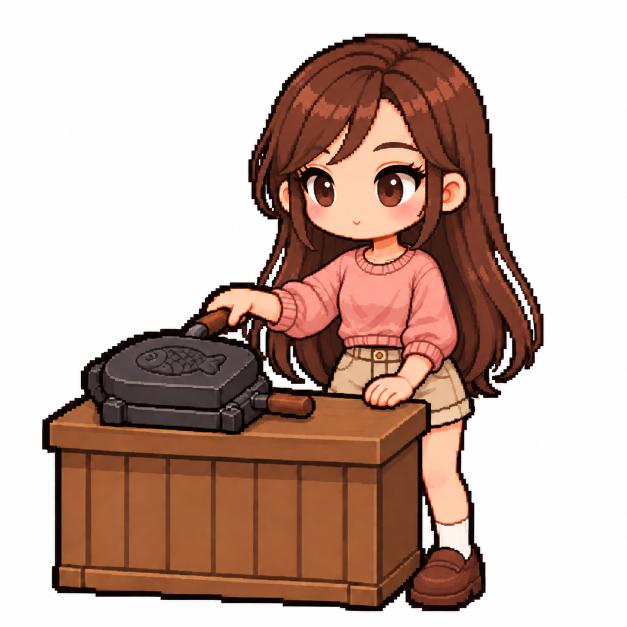
#> input picture 3_art/추가 생성 이미지 2/cook/girl_3_top_pinksweater.png, 1254 x 1254 px (shown at 1/2 size)
$ python -i avatar_layers.py   (imports and definitions only)
#> lines starting #> are read from the running program, lines starting #| are printed output that depends on the picture
"""Turns the vendor's art into small, separately placed layers.

Three jobs, all safe to run again:

  trim   Cuts the empty margin off every assets/images/avatar/<character>/
         *.png that is still a full 280x520 canvas, and remembers where
         the cut-out sat on the canvas. The game draws each file back at
         that spot, so nothing moves.

  face   Makes the eye and mouth frames that the game lays over the faces
         already drawn into the art (avatar/<character>/base.png from the
         front, cook/girl_1..6.png from the side):
           parts/<character>_<view>_eyes_half.png    eyes half shut
           parts/<character>_<view>_eyes_closed.png  eyes shut
           parts/<character>_<view>_mouth_small.png  mouth a little open
           parts/<character>_<view>_mouth_wide.png   mouth wide open
         Each part covers the drawn eyes or mouth with skin from around
         it (so the face below needs no change) and draws the new shape.
         The open eyes and closed smile are the art itself: no file.
         For the side frames the head moves between frames, so each
         frame's eyes and mouth are found by matching frame 2's face.

  worn   Makes item layers from pictures of the vendor WEARING the item
         (이미지/추가 생성 이미지/avatar/<character>/<slot>_<id>.png), so
         an item on the rig looks as it does when worn: a hat comes with
         the hair it presses down. Each picture is laid over the base
         figure (matched on the body below the head, which items there do
         not change) and only what changed inside the item's rows is kept:
           avatar/<character>/<slot>_<id>.png      the worn item (+ hair)
           avatar/<character>/<slot>_<id>_cut.png  base pixels the worn
                                                   picture no longer shows
                                                   (erased under the item)
         The face (eyes, mouth) is never taken, so the face layers keep
         working. Items drawn only flat (no worn picture) keep their art.

All write tools/avatar_layers.json (every number below) and the
generated lib/avatar_atlas.dart that the game reads.

Run from the project root:   python tools/avatar_layers.py [face] [worn] [trim]
(no argument runs all three in that order). Add --preview to save checking sheets to
build/avatar_layers/.
"""
import json
import sys
from pathlib import Path

import numpy as np
from PIL import Image, ImageDraw

ROOT = Path(__file__).resolve().parent.parent
IMAGES = ROOT / 'assets' / 'images'
DATA = ROOT / 'tools' / 'avatar_layers.json'
DART = ROOT / 'lib' / 'avatar_atlas.dart'
PREVIEW = ROOT / 'build' / 'avatar_layers'

CANVAS = (280, 520)  # every front layer's canvas (tools/concept_avatar.py)
PAD = 1  # transparent pixels kept around a trimmed image (smooth edges)

# Faces drawn into the art, in that image's pixels. Boxes are (l, t, r, b)
# and must hold only the eye or mouth and skin around it; centres are where
# the part is anchored. Measured on gridded zooms of each image.
FACES = {
    'girl_front': dict(
        image='avatar/girl/base.png',
        eyes=[((100, 137, 137, 174), (118, 157)),
              ((168, 130, 212, 173), (189, 153))],
        mouth=((137, 177, 168, 191), (152, 184)),
        skin=(138, 150, 165, 172)),
    'boy_front': dict(
        image='avatar/boy/base.png',
        eyes=[((91, 135, 136, 174), (115, 157)),
              ((168, 133, 210, 174), (188, 155))],
        mouth=((135, 177, 166, 191), (150, 184)),
        skin=(138, 150, 165, 172)),
    # The side (cooking) frames: measured on frame 2, found in the others.
    'girl_side': dict(
        image='cook/girl_2.png',
        frames=[f'cook/girl_{i}.png' for i in range(1, 7)],
        match=(245, 135, 345, 200),
        eyes=[((246, 137, 279, 178), (263, 158)),
              ((303, 135, 345, 177), (324, 156))],
        mouth=((286, 184, 300, 193), (293, 188)),
        skin=(282, 160, 302, 182)),
}


# [9 lines left out: function rgba, not called in this run]


def save(arr, path):
    path.parent.mkdir(parents=True, exist_ok=True)
    Image.fromarray(arr.astype(np.uint8), 'RGBA').save(path, optimize=True)


def load_data():
    return json.loads(DATA.read_text('utf-8')) if DATA.exists() else {}


# ---------------------------------------------------------------- trim


# [245 lines left out: functions trim, skinlike, feature_mask, dilate, inpaint, median_skin and 6 more, not called in this run]


def preview_sheet(data):
    """Every face pose with each part laid on, 3x, for checking by eye."""
    PREVIEW.mkdir(parents=True, exist_ok=True)
    for pose, anchor in data['anchors'].items():
        base = Image.fromarray(
            rgba(pose, data.get('trim')).astype(np.uint8), 'RGBA')
        view = 'front' if pose.startswith('avatar/') else 'side'
        who = pose.split('/')[1] if view == 'front' else \
            pose.split('/')[1].split('_')[0]
        ax, ay = anchor['mouth']
        ex, ey = anchor['eyes']
        box = (int(ex - 60), int(ey - 45), int(ex + 60), int(ay + 25))
        tiles = []
        for part in (None, 'eyes_half', 'eyes_closed', 'mouth_small',
                     'mouth_wide'):
            img = base.copy()
            if part:
                key = f'parts/{who}_{view}_{part}.png'
                sprite = Image.open(IMAGES / key).convert('RGBA')
                px, py = data['pivots'][key]
                x, y = anchor['eyes' if part.startswith('eyes') else 'mouth']
                img.alpha_composite(sprite, (round(x - px), round(y - py)))
            tile = Image.new('RGBA', (box[2] - box[0], box[3] - box[1]),
                             (110, 170, 110, 255))
            tile.alpha_composite(img.crop(box))
            tiles.append(tile.resize((tile.width * 3, tile.height * 3),
                                     Image.NEAREST))
        sheet = Image.new('RGBA', (sum(t.width for t in tiles), tiles[0].height))
        x = 0
        for t in tiles:
            sheet.paste(t, (x, 0))
            x += t.width
        sheet.save(PREVIEW / (pose.replace('/', '_')))


# ---------------------------------------------------------------- worn

WORN_SRC = ROOT / '이미지' / '추가 생성 이미지' / 'avatar'

# Worn picture (file stem) -> (slot, id) in the game. The extra art names
# the trousers and the boy's skirt 'outfit_*', but they are bottoms.
# outfit_apron is left out: the default vendor still wears 'apron' with no
# art, and drawing it would put an apron on every default vendor (it needs
# a new blank default outfit and a save migration first).
WORN_ITEMS = {
    'hat_santa': ('hat', 'santa'),
    'hat_chefhat': ('hat', 'chefhat'),
    'hat_earmuffs': ('hat', 'earmuffs'),
    'hat_blackcap': ('hat', 'blackcap'),
    'hat_redbandana': ('hat', 'redbandana'),
    'outfit_stripe': ('outfit', 'stripe'),
    'outfit_chefcoat': ('outfit', 'chefcoat'),
    'outfit_darkapron': ('outfit', 'darkapron'),
    'outfit_creamapron': ('outfit', 'creamapron'),
    'outfit_waistapron': ('outfit', 'waistapron'),
    'outfit_widepants': ('bottom', 'widepants'),
    'outfit_brownpants': ('bottom', 'brownpants'),
    'outfit_skirt': ('bottom', 'skirt'),
    'accessory_ribbon': ('accessory', 'ribbon'),
    'tool_goldtongs': ('tool', 'goldtongs'),
}

# Canvas rows (top, bottom) where each slot may change the figure. Hats
# reach down the sides of the head (earmuffs), aprons to the knees.
WORN_ROWS = {
    'hat': (0, 215),
    'accessory': (0, 215),
    'outfit': (190, 470),
    'bottom': (275, 520),
    'tool': (290, 440),
}
BODY_FROM = 230  # canvas rows matched when laying a worn picture over
CHANGED = 48  # colour distance (RGB) that counts as a different pixel


# [179 lines left out: functions lay_over, changed_from, clean, face_box, worn, write_dart and 1 more, not called in this run]


# [2 lines not run here, left out]

>>> import cv2
>>> picture = cv2.imread('../3_art/추가 생성 이미지 2/cook/girl_3_top_pinksweater.png', cv2.IMREAD_GRAYSCALE)
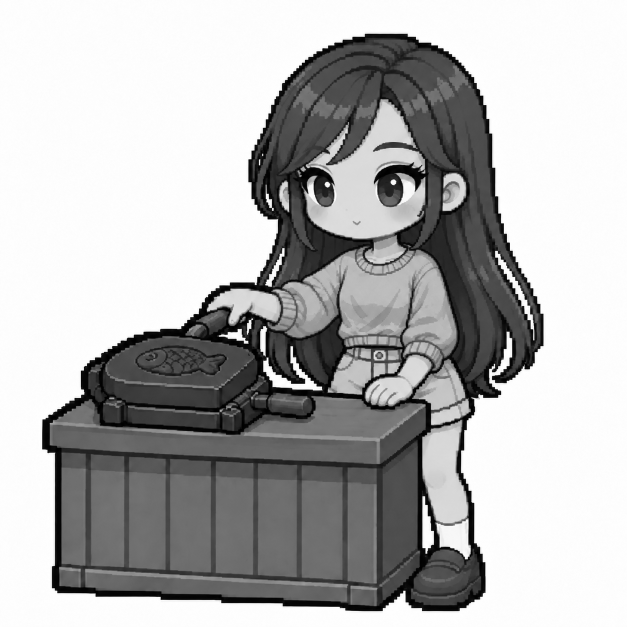
#> picture: shape (1254, 1254) (shown at 1/2 size); min 0, max 255, mean 179.3
#> (the run stopped early here; a loop or call above may not have finished)

$ run again, on 3_art/추가 생성 이미지 2/cook/girl_6_bottom_skirt.png
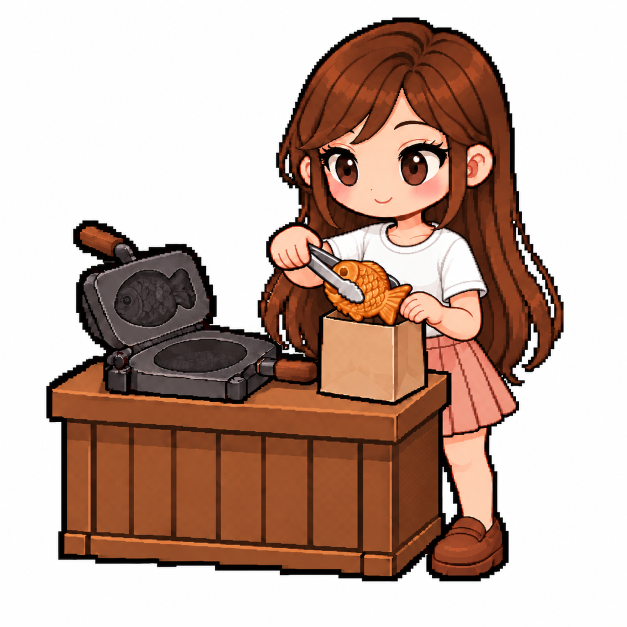
#> input picture 3_art/추가 생성 이미지 2/cook/girl_6_bottom_skirt.png, 1254 x 1254 px (shown at 1/2 size)
#> `picture = cv2.imread('../3_art/추가 생성 이미지 2/cook/girl_3_top_pinksweater..`:
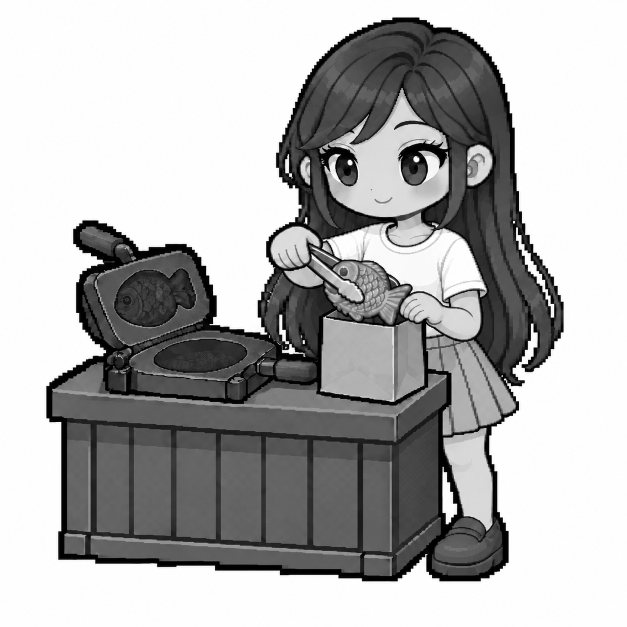
#> picture: shape (1254, 1254) (shown at 1/2 size); min 0, max 255, mean 176.7
